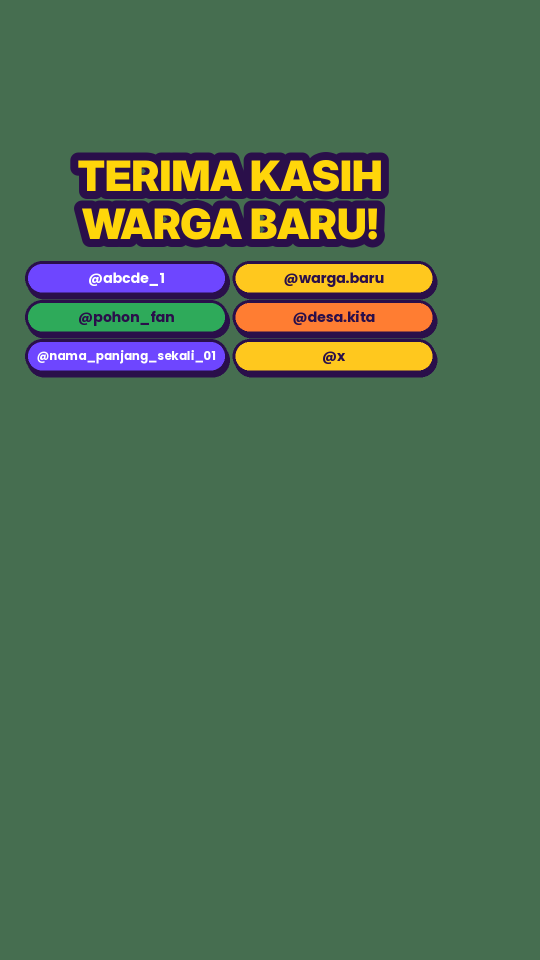
#> input picture reels/ref/judul_grid.png, 1080 x 1920 px (shown at 1/2 size); its folder holds 3 pictures in this run
$ python check.py ref/empat_warna.png
#> lines starting #> are read from the running program, lines starting #| are printed output that depends on the picture
### reels/brand.py
"""KUNCI GRAFIS Pohon Warga (gaya Day 3-5). Semua scene HARUS memakai fungsi di file ini.
Jangan menggambar judul/pill sendiri, jangan ganti warna, font, outline, atau ukuran di tempat lain."""
from pathlib import Path
from PIL import Image, ImageDraw, ImageFont

ROOT = Path(__file__).resolve().parent
FONTS = ROOT / 'fonts'
W, H, FPS = 1080, 1920, 30
HF = str(FONTS / 'InterDisplay-Black.otf')      # judul (kapital)
PF = str(FONTS / 'Poppins-Bold.ttf')            # pill
EMOJI_FONT = str(FONTS / 'NotoColorEmoji.ttf')
YEL = (255, 214, 10)       # #FFD60A judul
PURP = (42, 15, 74)        # #2A0F4A outline, bayangan, teks pill terang
WHITE = (255, 255, 255)
# kunci pill: (warna isi, warna teks)  p=ungu y=kuning g=hijau o=oranye
C = {'p': ((110, 70, 255), WHITE), 'y': ((255, 200, 30), PURP), 'g': ((46, 170, 90), PURP), 'o': ((255, 125, 50), PURP)}
SAFE = {'top': 260, 'bottom': 440, 'right': 160}   # area yang harus kosong dari konten penting
HEAD_OUTLINE = 16          # tebal outline judul (px)
HEAD_MAXW = 840            # lebar maksimal teks judul
CANVAS_W = 920             # area konten 920 px dari kiri: sisa 160 px di kanan sengaja kosong (safe zone kanan)

def hl(im, text, y=290, size=104):
    """Judul kuning kapital dengan outline ungu tua. Mengembalikan y di bawah teks."""
    d = ImageDraw.Draw(im); f = ImageFont.truetype(HF, size); lines = []; cur = ''
    for w in text.split(' '):
        t = (cur + ' ' + w).strip()
        if d.textlength(t, font=f) > HEAD_MAXW and cur: lines.append(cur); cur = w
        else: cur = t
    lines.append(cur); yy = y
    for ln in lines:
        w = d.textlength(ln, font=f)
        d.text(((CANVAS_W - w) / 2, yy), ln, font=f, fill=YEL, stroke_width=HEAD_OUTLINE, stroke_fill=PURP)
        yy += size + 12
    return yy

def pill(d, x, y, w, h, txt, key, size=42):
    """Pill bulat penuh: isi berwarna, outline ungu 6px, bayangan ungu geser (4,8)."""
    bg, fg = C[key]
    d.rounded_rectangle([x + 4, y + 8, x + w + 4, y + h + 8], radius=h // 2, fill=PURP)
    d.rounded_rectangle([x, y, x + w, y + h], radius=h // 2, fill=bg, outline=PURP, width=6)
    f = ImageFont.truetype(PF, size)
    while d.textlength(txt, font=f) > w - 40 and size > 20:
        size -= 2; f = ImageFont.truetype(PF, size)
    tw = d.textlength(txt, font=f); d.text((x + (w - tw) / 2, y + (h - size) / 2 - 6), txt, font=f, fill=fg)

def grid(im, items, y0, cols=2, pw=420, ph=76, gap=14, size=40):
    """Grid pill 2 kolom: items = [(teks, kunci_warna)]."""
    d = ImageDraw.Draw(im); x0 = (CANVAS_W - (cols * pw + (cols - 1) * gap)) / 2
    for i, (t, k) in enumerate(items):
        r, c = divmod(i, cols); pill(d, x0 + c * (pw + gap), y0 + r * (ph + gap), pw, ph, t, k, size)

def dim(im, a=0.25):
    o = Image.new('RGB', im.size, (20, 10, 40)); return Image.blend(im, o, a)

def load(p):
    return Image.open(p).convert('RGB').resize((W, H), Image.LANCZOS)

_EF = None
# [10 lines left out: functions emoji_img, counter_img, not called in this run]

### reels/check.py
"""Tes grafis: gambar frame contoh dengan brand.py lalu bandingkan dengan reels/ref/.
Jalankan sebelum kirim preview atau render:  python3 reels/check.py
Setelah Arifin menyetujui perubahan grafis yang SENGAJA:  python3 reels/check.py --update"""
import sys
from pathlib import Path
import numpy as np
from PIL import Image
sys.path.insert(0, str(Path(__file__).resolve().parent))
import brand
from brand import hl, grid, dim

REF = Path(__file__).resolve().parent / 'ref'
THRESH = 0.05   # selisih rata-rata maksimal (skala 0-255)

def samples():
    bg = lambda: Image.new('RGB', (brand.W, brand.H), (70, 110, 80))
    out = {}
    im = bg(); y = hl(im, 'TERIMA KASIH WARGA BARU!', y=300, size=84)
#> after `im = bg()`:
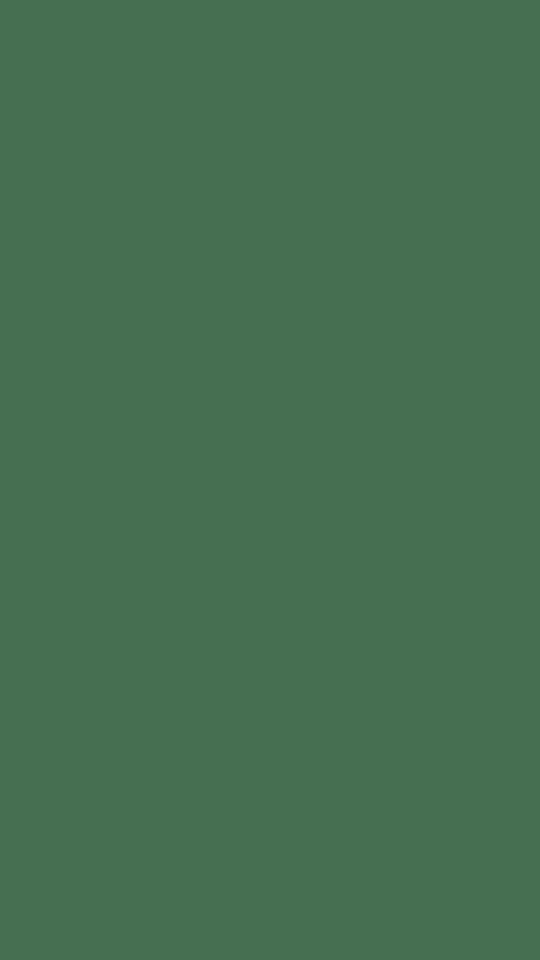
#> im: PIL image 1080x1920 RGB (shown at 1/2 size); mean R, G, B 70, 110, 80
#> after `y = hl(im, 'TERIMA KASIH WARGA BARU!', y=300, size=84)`: y = 492
#> after `y = hl(im, 'TERIMA KASIH WARGA BARU!', y=300, size=84)`:
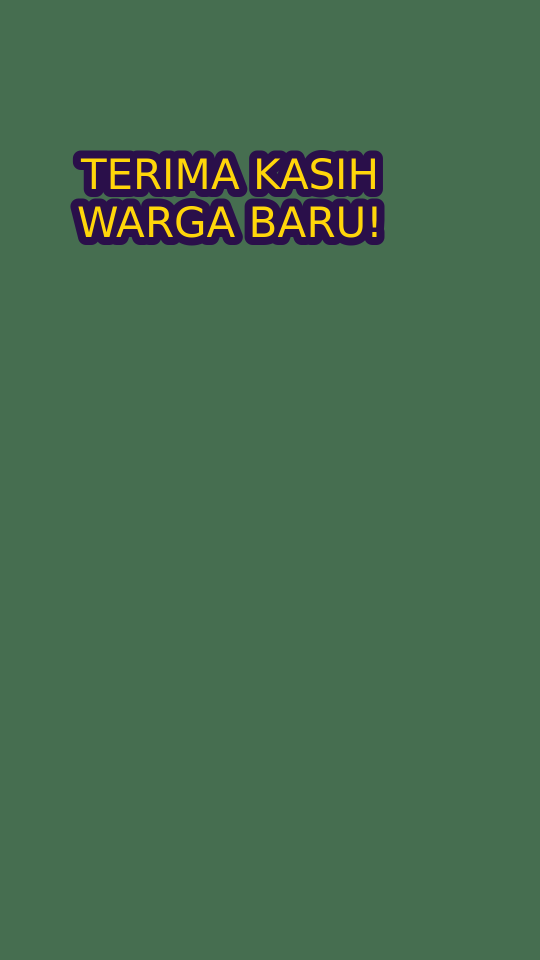
#> im: PIL image 1080x1920 RGB (shown at 1/2 size); mean R, G, B 71, 107.4, 79
    grid(im, [('@' + n, ['p', 'y', 'g', 'o'][i % 4]) for i, n in enumerate(['abcde_1', 'warga.baru', 'pohon_fan', 'desa.kita', 'nama_panjang_sekali_01', 'x'])], y + 30, pw=405, ph=68, gap=10, size=28)
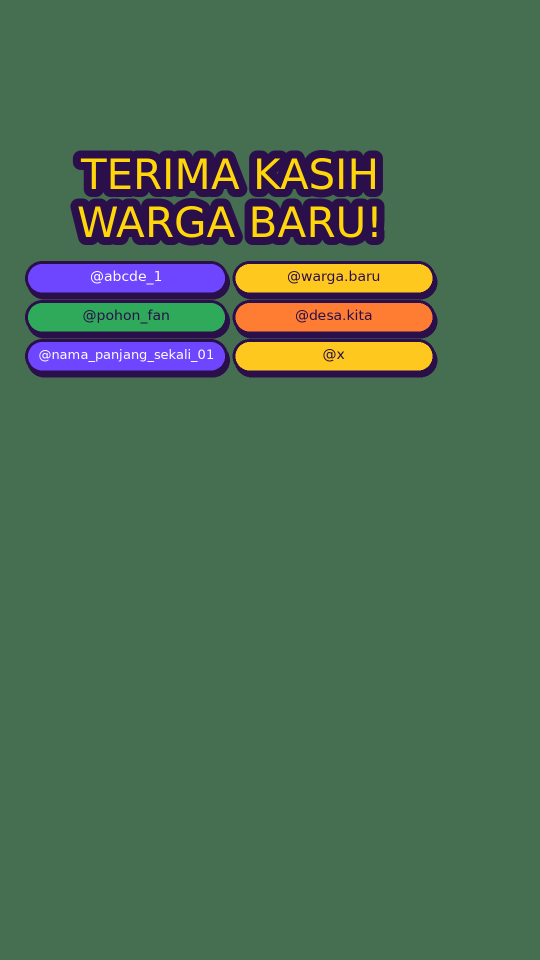
#> im: PIL image 1080x1920 RGB (shown at 1/2 size); mean R, G, B 76.7, 106.9, 81.3
    out['judul_grid'] = im
    im = dim(bg(), .35); y = hl(im, 'JADI WARGA!', y=270, size=110)
#> in dim, `o = Image.new('RGB', im.size, (20, 10, 40))`:
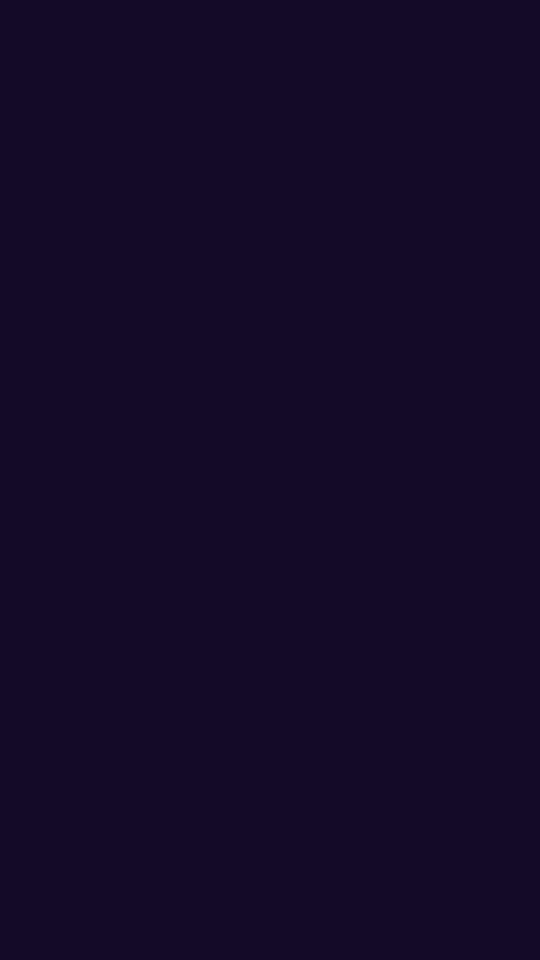
#> o: PIL image 1080x1920 RGB (shown at 1/2 size); mean R, G, B 20, 10, 40
#> in dim, `return Image.blend(im, o, a)`:
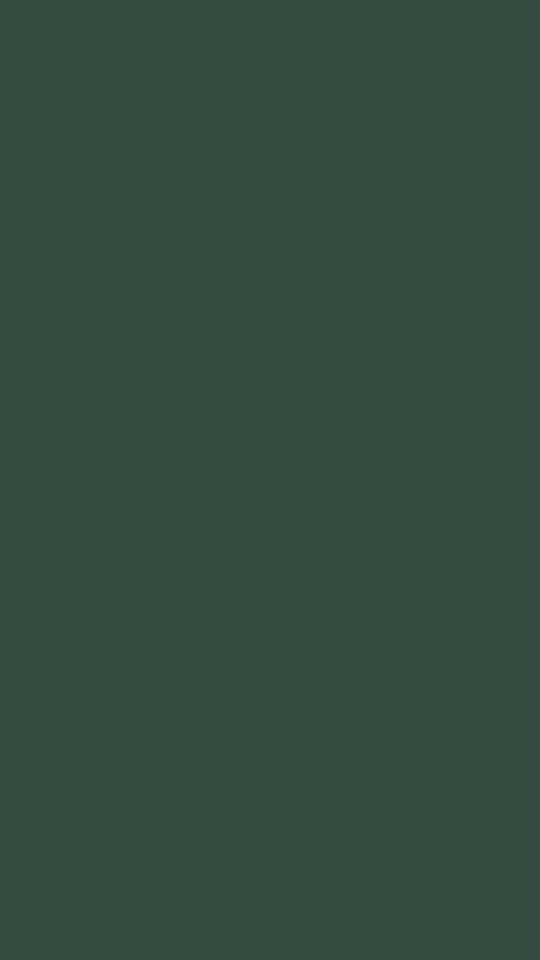
#> returned value: PIL image 1080x1920 RGB (shown at 1/2 size); mean R, G, B 52, 75, 66
#> after `y = hl(im, 'JADI WARGA!', y=270, size=110)`: y = 392
#> after `y = hl(im, 'JADI WARGA!', y=270, size=110)`:
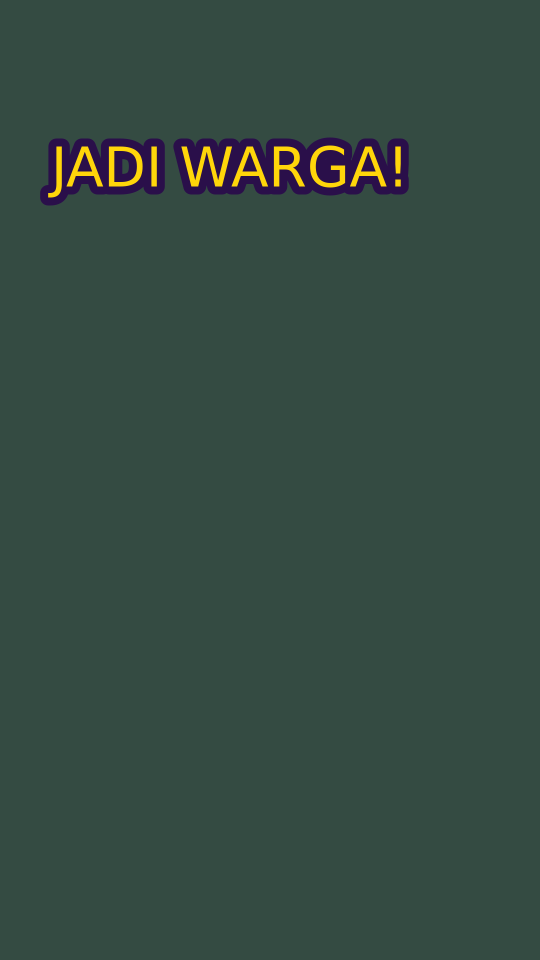
#> im: PIL image 1080x1920 RGB (shown at 1/2 size); mean R, G, B 53.5, 74.7, 65.7
    out['judul_besar'] = im
    im = bg(); grid(im, [('FOLLOW = DAPAT RUMAH', 'y'), ('KOMEN = GANTI JOB', 'p'), ('REQUEST BANGUNAN', 'g'), ('LIKES TERBANYAK', 'o')], 600, pw=420, ph=76, size=38)
#> after `grid(im, [('FOLLOW = DAPAT RUMAH', 'y'), ('KOMEN = GANTI JOB', 'p'), (`:
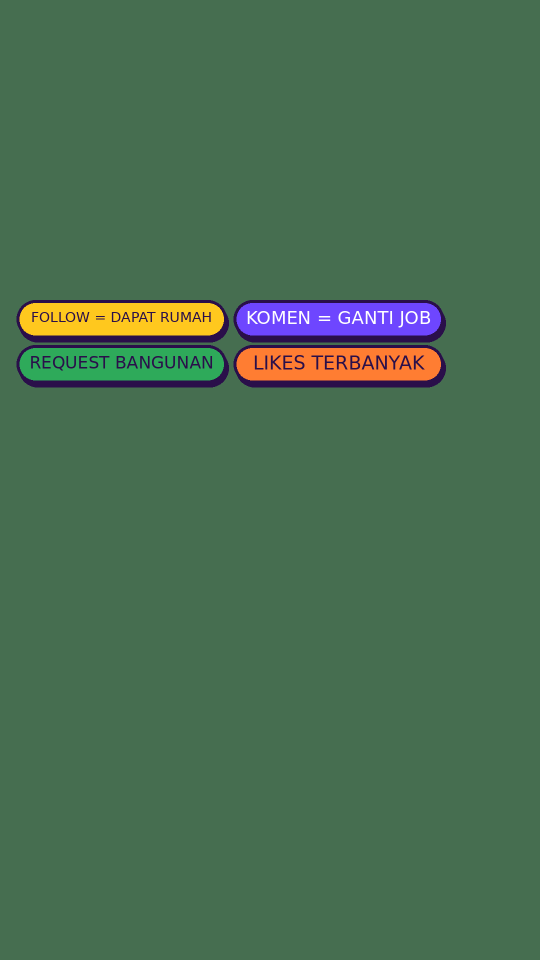
#> im: PIL image 1080x1920 RGB (shown at 1/2 size); mean R, G, B 74, 109.6, 81.3
    out['empat_warna'] = im
    return out

def main():
    update = '--update' in sys.argv; REF.mkdir(exist_ok=True); bad = 0
    for name, im in samples().items():
        f = REF / f'{name}.png'
        if update or not f.exists():
            im.save(f); print('disimpan', f.name); continue
        a = np.asarray(im).astype(int); b = np.asarray(Image.open(f).convert('RGB')).astype(int)
        d = float(np.abs(a - b).mean())
#> d = 3.66
        print(f'{name}: selisih {d:.4f}', 'OK' if d <= THRESH else 'GAGAL'); bad += d > THRESH
#| judul_grid: selisih 3.6562 GAGAL
#> after `bad += d > THRESH`: bad = 1
#> (the run stopped early here; a loop or call above may not have finished)
